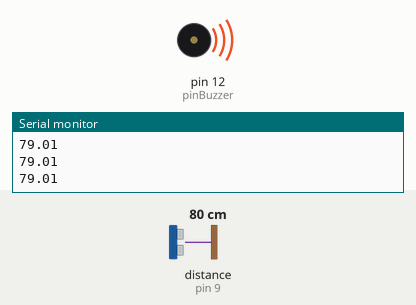
Bench run of a sketch on a simulated Arduino Uno, built with avr-gcc and run on an emulated ATmega328P. Parts: buzzer (waves = sounding), the last lines printed to the serial monitor. Wiring (inferred from the names in the program): ultrasonic range finder: trigger pin 8; echo pin 9. Inputs (shaded band) come from the test bench; at power-on: distance to the obstacle (sensor on pin 9) 80 cm. The echo pulse lasts 58.3 µs per cm.

Above: at 1.2 s.
1.3 s: distance to the obstacle (sensor on pin 9) set to 112 cm
At 1.53 s:
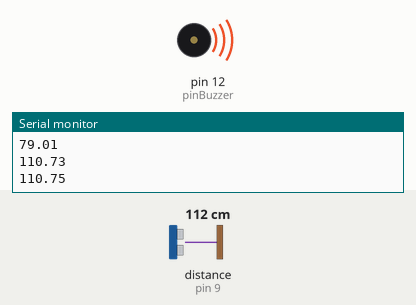
4.3 s: distance to the obstacle (sensor on pin 9) set to 117 cm
At 5.5 s:
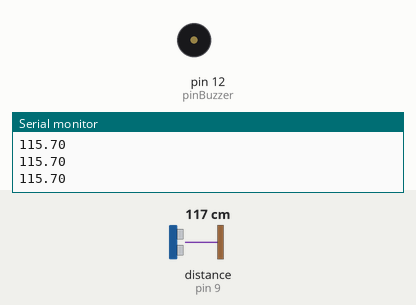
5.8 s: distance to the obstacle (sensor on pin 9) set to 2 cm
At 6.04 s:
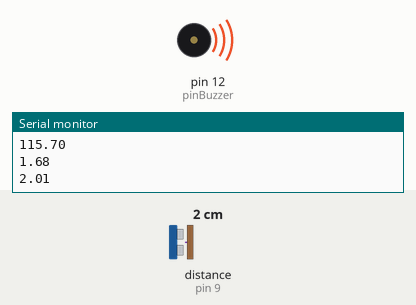
8.8 s: distance to the obstacle (sensor on pin 9) set to 120 cm
At 10.3 s:
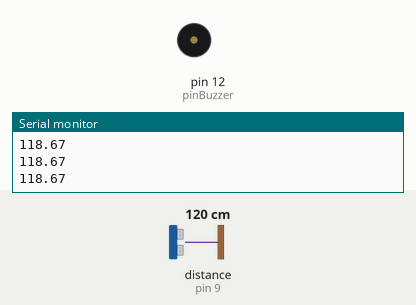
Timing chart, 0 to 11.3 s (numbered marks = the images above; inputs shaded):
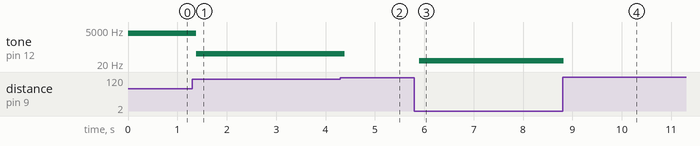

Measured:
- the behaviour switches between 116 and 117 cm on distance to the obstacle (sensor on pin 9) (found by bisection; images 1 and 2)
- after the input at 1.3 s, tone on pin 12 (pinBuzzer): 2960 Hz → 110 Hz after 0.08 s
- after the input at 4.3 s, tone on pin 12 (pinBuzzer): 110 Hz → silent after 0.08 s
- after the input at 5.8 s, tone on pin 12 (pinBuzzer): silent → 33 Hz after 0.09 s, → 35 Hz 0.10 s later
- after the input at 8.8 s, tone on pin 12 (pinBuzzer): 35 Hz → silent at once

The sketch:

ultrassomTone.ino
```cpp
#include "pitches.h"

//ULTRASSOM
//ligar VCC no 5V
//ligar GND no GND
//ligar TRIG no 8
//ligar ECHO no 9

int pinBuzzer = 12;
int thisNote = 0;

int trigger = 8;
int echo = 9;
float tempo;
float distancia_cm;

int melody[] = {
  NOTE_B0, NOTE_C1, NOTE_CS1, NOTE_D1, NOTE_DS1, NOTE_E1, NOTE_F1, NOTE_FS1, NOTE_G1, NOTE_GS1,
  NOTE_A1, NOTE_AS1, NOTE_B1, NOTE_C2, NOTE_CS2, NOTE_D2, NOTE_DS2, NOTE_E2, NOTE_F2, NOTE_FS2,
  NOTE_G2, NOTE_GS2, NOTE_A2, NOTE_AS2, NOTE_B2, NOTE_C3, NOTE_CS3, NOTE_D3, NOTE_DS3, NOTE_E3,
  NOTE_F3, NOTE_FS3, NOTE_G3, NOTE_GS3, NOTE_A3, NOTE_AS3, NOTE_B3, NOTE_C4, NOTE_CS4, NOTE_D4,
  NOTE_DS4, NOTE_E4, NOTE_F4, NOTE_FS4, NOTE_G4, NOTE_GS4, NOTE_A4, NOTE_AS4, NOTE_B4, NOTE_C5,
  NOTE_CS5, NOTE_D5, NOTE_DS5, NOTE_E5, NOTE_F5, NOTE_FS5, NOTE_G5, NOTE_GS5, NOTE_A5, NOTE_AS5,
  NOTE_B5, NOTE_C6, NOTE_CS6, NOTE_D6, NOTE_DS6, NOTE_E6, NOTE_F6, NOTE_FS6, NOTE_G6, NOTE_GS6,
  NOTE_A6, NOTE_AS6, NOTE_B6, NOTE_C7, NOTE_CS7, NOTE_D7, NOTE_DS7, NOTE_E7, NOTE_F7, NOTE_FS7,
  NOTE_G7, NOTE_GS7, NOTE_A7, NOTE_AS7, NOTE_B7, NOTE_C8, NOTE_CS8, NOTE_D8, NOTE_DS8
};

// note durations: 4 = quarter note, 8 = eighth note, etc.:
int noteDurations[] = {
  4, 8, 8, 4, 4, 4, 4, 4
};

void setup() {

  // configura pino GATILHO como saída
  pinMode(trigger,OUTPUT);
  // deixa pino em LOW
  digitalWrite(trigger,LOW);
  delayMicroseconds(10);

  // configura pino ECHO como entrada
  pinMode(echo,INPUT);

  Serial.begin(9600);
  Serial.println("Lendo dados do sensor...");

}

void loop() {

  // disparar pulso ultrassônico
  digitalWrite(trigger, HIGH);
  delayMicroseconds(10);
  digitalWrite(trigger, LOW);

  // medir tempo de ida e volta do pulso ultrassônico
  tempo = pulseIn(echo, HIGH);

  // calcular as distâncias em centímetros e polegadas
  distancia_cm = tempo / 29.4 / 2;

  Serial.println(distancia_cm);

  tone(pinBuzzer, melody[int(distancia_cm)]);

  delay(100);

  // stop the tone playing:
  noTone(pinBuzzer);

}
```

pitches.h
```cpp
/*************************************************
 * Public Constants
 *************************************************/

#define NOTE_B0  31
#define NOTE_C1  33
#define NOTE_CS1 35
#define NOTE_D1  37
#define NOTE_DS1 39
#define NOTE_E1  41
#define NOTE_F1  44
#define NOTE_FS1 46
#define NOTE_G1  49
#define NOTE_GS1 52
#define NOTE_A1  55
#define NOTE_AS1 58
#define NOTE_B1  62
#define NOTE_C2  65
#define NOTE_CS2 69
#define NOTE_D2  73
#define NOTE_DS2 78
#define NOTE_E2  82
#define NOTE_F2  87
#define NOTE_FS2 93
#define NOTE_G2  98
#define NOTE_GS2 104
#define NOTE_A2  110
#define NOTE_AS2 117
#define NOTE_B2  123
#define NOTE_C3  131
#define NOTE_CS3 139
#define NOTE_D3  147
#define NOTE_DS3 156
#define NOTE_E3  165
#define NOTE_F3  175
#define NOTE_FS3 185
#define NOTE_G3  196
#define NOTE_GS3 208
#define NOTE_A3  220
#define NOTE_AS3 233
#define NOTE_B3  247
#define NOTE_C4  262
#define NOTE_CS4 277
#define NOTE_D4  294
#define NOTE_DS4 311
#define NOTE_E4  330
#define NOTE_F4  349
#define NOTE_FS4 370
#define NOTE_G4  392
#define NOTE_GS4 415
#define NOTE_A4  440
#define NOTE_AS4 466
#define NOTE_B4  494
#define NOTE_C5  523
#define NOTE_CS5 554
#define NOTE_D5  587
#define NOTE_DS5 622
#define NOTE_E5  659
#define NOTE_F5  698
#define NOTE_FS5 740
#define NOTE_G5  784
#define NOTE_GS5 831
#define NOTE_A5  880
#define NOTE_AS5 932
#define NOTE_B5  988
#define NOTE_C6  1047
#define NOTE_CS6 1109
#define NOTE_D6  1175
#define NOTE_DS6 1245
#define NOTE_E6  1319
#define NOTE_F6  1397
#define NOTE_FS6 1480
#define NOTE_G6  1568
#define NOTE_GS6 1661
#define NOTE_A6  1760
#define NOTE_AS6 1865
#define NOTE_B6  1976
#define NOTE_C7  2093
#define NOTE_CS7 2217
#define NOTE_D7  2349
#define NOTE_DS7 2489
#define NOTE_E7  2637
#define NOTE_F7  2794
#define NOTE_FS7 2960
#define NOTE_G7  3136
#define NOTE_GS7 3322
#define NOTE_A7  3520
#define NOTE_AS7 3729
#define NOTE_B7  3951
#define NOTE_C8  4186
#define NOTE_CS8 4435
#define NOTE_D8  4699
#define NOTE_DS8 4978
```
